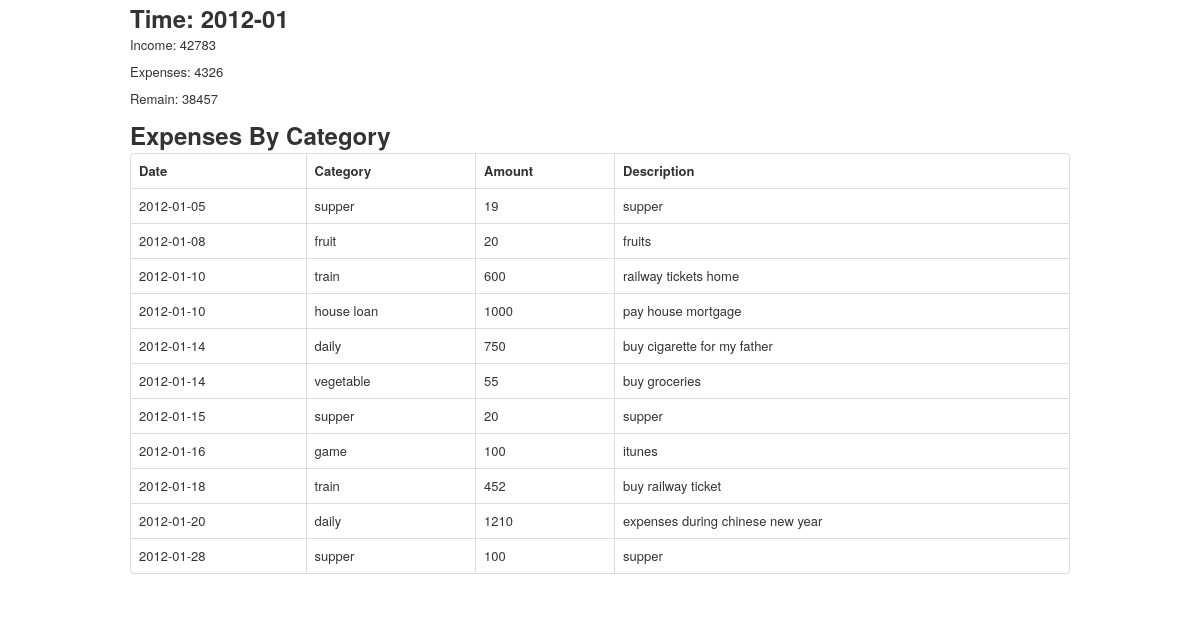
Page /report/2012/01 on the committed database.
### bill/models.py (models this page shows, shortened)
class Item(db.Model):
    id = db.Column(db.Integer, primary_key=True, unique=True)
    date = db.Column(db.Date)
    is_expense = db.Column(db.Boolean)
    amount = db.Column(db.Integer)
    description = db.Column(db.String)
    category_id = db.Column(db.Integer, db.ForeignKey('sub_category.id'))
    category = db.relationship('SubCategory')

class SubCategory(db.Model):
    id = db.Column(db.Integer, primary_key=True, unique=True)
    name = db.Column(db.String(10))
    parent_id = db.Column(db.Integer, db.ForeignKey('category.id'))

### bill/views.py (the view)
@app.route('/report/<year>/<month>')
def report_by_month(year, month):
    by_month = func.strftime('%Y-%m', Item.date) == '%s-%s' % (year, month)
    expense = db.session.query(func.sum(Item.amount)).filter(Item.is_expense == True).filter(by_month).first()[0]
    income = db.session.query(func.sum(Item.amount)).filter(Item.is_expense == False).filter(by_month).first()[0]
    items = Item.query.filter(by_month).filter(Item.is_expense == True).all()
    return render_template('report_month.html', expense=expense, income=income, total=income - expense, year=year, month=month, items=items)

### bill/templates/report_month.html
{% extends "base.html" %}
{% block content %}
<h2>Time: {{year}}-{{month}}</h2>
<p>Income: {{income}}</p>
<p>Expenses: {{expense}}</p>
<p>Remain: {{total}}</p>
<h2>Expenses By Category</h2>
<table class="table table-bordered">
    <thead>
        <tr>
            <th>Date</th>
            <th>Category</th>
            <th>Amount</th>
            <th>Description</th>
        </tr>
    </thead>
    <tbody>
        {% for item in items %}
        <tr>
            <td>{{item.date}}</td>
            <td>{{item.category.name}}</td>
            <td>{{item.amount}}</td>
            <td>{{item.description}}</td>
        </tr>
        {% endfor %}
    </tbody>
</table>
{% endblock %}

### rows in the picture
Item: date "2012-01-05", category.name "supper", amount "19", description "supper"
Item: date "2012-01-08", category.name "fruit", amount "20", description "fruits"
Item: date "2012-01-10", category.name "train", amount "600", description "railway tickets home"
Item: date "2012-01-10", category.name "house loan", amount "1000", description "pay house mortgage"
Item: date "2012-01-14", category.name "daily", amount "750", description "buy cigarette for my father"
Item: date "2012-01-14", category.name "vegetable", amount "55", description "buy groceries"
Item: date "2012-01-15", category.name "supper", amount "20", description "supper"
Item: date "2012-01-16", category.name "game", amount "100", description "itunes"
Item: date "2012-01-18", category.name "train", amount "452", description "buy railway ticket"
Item: date "2012-01-20", category.name "daily", amount "1210", description "expenses during chinese new year"
Item: date "2012-01-28", category.name "supper", amount "100", description "supper"

### other values in the picture
{{ year }} "2012"
{{ month }} "01"
{{ income }} "42783"
{{ expense }} "4326"
{{ total }} "38457"
